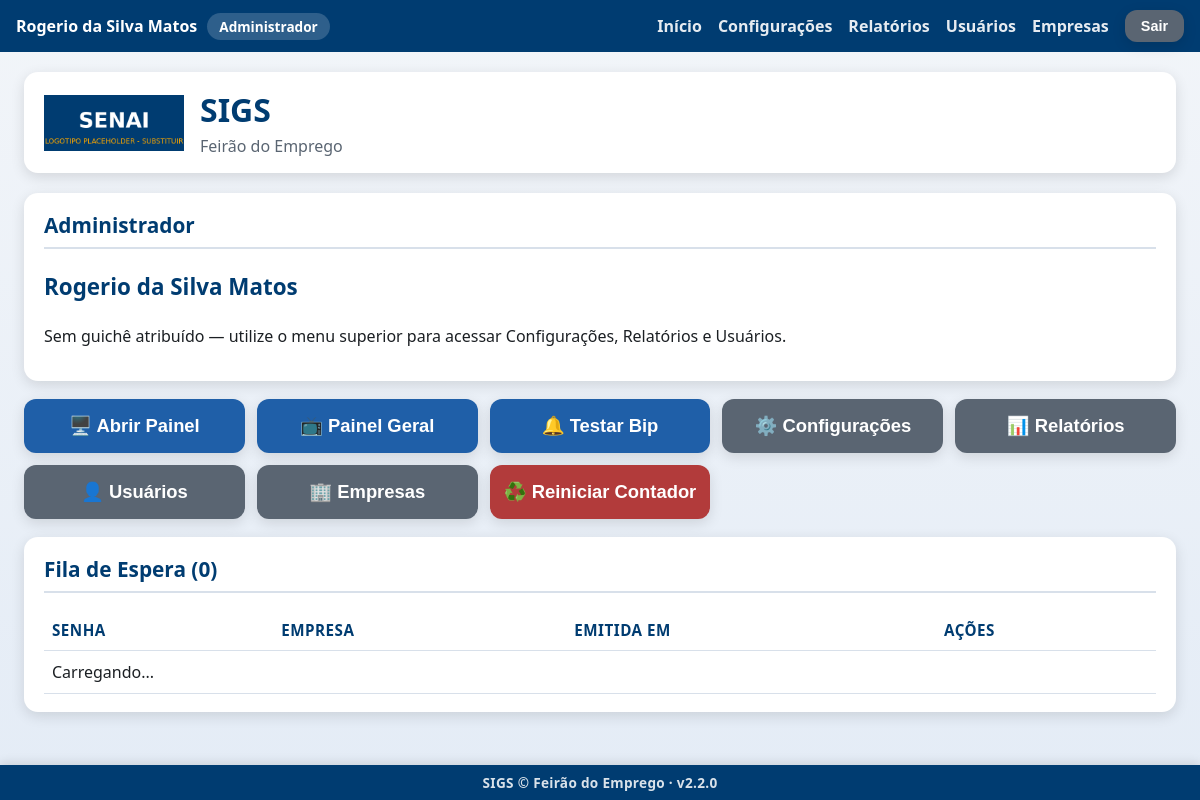
/ (signed in), run on the app's committed database.
### tables this page shows
CREATE TABLE usuarios (
            id INTEGER PRIMARY KEY AUTOINCREMENT,
            nome_completo TEXT NOT NULL,
            login TEXT NOT NULL UNIQUE,
            senha_hash TEXT NOT NULL,
            perfil TEXT NOT NULL DEFAULT 'atendente',
            ativo INTEGER NOT NULL DEFAULT 1,
            data_criacao TEXT NOT NULL,
            ultimo_login TEXT
        , empresa_id INTEGER REFERENCES empresas (id));

CREATE TABLE configuracoes (
                    chave TEXT PRIMARY KEY,
                    valor TEXT NOT NULL
                );

### app.py (the view)
@app.route("/")
@auth.login_required
def index():
    configuracoes = config_manager.obter_todas()
    usuario_sessao = auth.usuario_logado()
    empresa_recrutador = None
    if usuario_sessao and usuario_sessao.get("perfil") == PerfilUsuario.RECRUTADOR:
        empresa_id = usuario_sessao.get("empresa_id")
        if empresa_id:
            empresa_recrutador = database.obter_empresa_por_id(empresa_id)
    return render_template("index.html", config=configuracoes, empresa_recrutador=empresa_recrutador)

### app.py (called while the page is built)
@app.context_processor
def injetar_usuario_logado():
    usuario_sessao = auth.usuario_logado()
    identidade_empresa = None
    if usuario_sessao and usuario_sessao.get("perfil") == PerfilUsuario.RECRUTADOR:
        empresa_id = usuario_sessao.get("empresa_id")
        if empresa_id:
            empresa = database.obter_empresa_por_id(empresa_id)
            if empresa and (empresa.logo_path or empresa.cor_principal):
                identidade_empresa = {"logo_path": empresa.logo_path, "cor": empresa.cor_principal}
    return {
        "usuario_logado": usuario_sessao,
        "eh_admin": auth.eh_admin(),
        "sigs_versao": SIGS_VERSAO,
        "identidade_empresa": identidade_empresa,
    }

### auth.py (called while the page is built)
def usuario_logado() -> Optional[dict]:
    usuario_id = session.get(CHAVE_SESSAO_USUARIO_ID)
    if usuario_id is None:
        return None
    return {
        "id": usuario_id,
        "nome_completo": session.get(CHAVE_SESSAO_NOME),
        "login": session.get(CHAVE_SESSAO_LOGIN),
        "perfil": session.get(CHAVE_SESSAO_PERFIL),
        "guiche": session.get(CHAVE_SESSAO_GUICHE),
        "empresa_id": session.get(CHAVE_SESSAO_EMPRESA_ID),
        "empresa_nome": session.get(CHAVE_SESSAO_EMPRESA_NOME),
    }

def eh_admin() -> bool:
    return session.get(CHAVE_SESSAO_PERFIL) == PerfilUsuario.ADMIN

### config.py (called while the page is built)
    def _conectar(self) -> sqlite3.Connection:
        conexao = sqlite3.connect(str(DATABASE_PATH), timeout=10, check_same_thread=False)
        conexao.row_factory = sqlite3.Row
        return conexao

    def obter_todas(self) -> Dict[str, Any]:
        with self._conectar() as conexao:
            linhas = conexao.execute(f"SELECT chave, valor FROM {TABELA_CONFIGURACOES}").fetchall()
        resultado: Dict[str, Any] = {}
        for linha in linhas:
            chave, valor = linha["chave"], linha["valor"]
            if chave in CHAVES_INTEIRAS:
                try:
                    resultado[chave] = int(valor)
                except (TypeError, ValueError):
                    resultado[chave] = 0
            else:
                resultado[chave] = valor
        return resultado

### database.py (called while the page is built)
@contextmanager
def get_connection() -> Generator[sqlite3.Connection, None, None]:
    conexao = sqlite3.connect(str(DATABASE_PATH), timeout=10, check_same_thread=False)
    conexao.row_factory = sqlite3.Row
    conexao.execute("PRAGMA journal_mode = WAL")
    conexao.execute("PRAGMA foreign_keys = ON")
    try:
        yield conexao
    finally:
        conexao.close()

### templates/index.html (shortened to what this page needs)
{% extends "layout.html" %}
{% block conteudo %}
<div class="pagina">
    <header class="cabecalho">
        <img class="logo"
             src="{% if identidade_empresa and identidade_empresa.logo_path %}{{ url_for('static', filename=identidade_empresa.logo_path) }}{% else %}{{ url_for('static', filename='img/logo.png') }}{% endif %}"
             alt="Logo">
        <div class="titulo-evento">
            <h1>SIGS</h1>
            <p>{{ config.nome_evento }}</p>
        </div>
    </header>
    <main class="conteudo-principal">
        {% if usuario_logado.perfil == 'atendente' %}
        <section class="card card-identificacao">
            <h2>Atendente Logado</h2>
            <div class="identificacao-sessao">
                <div class="identificacao-item">
                    <span class="identificacao-label">Nome</span>
                    <span class="identificacao-valor">{{ usuario_logado.nome_completo }}</span>
                </div>
                <div class="identificacao-item">
                    <span class="identificacao-label">Guichê</span>
                    <span class="identificacao-valor">
                        {% if usuario_logado.guiche %}
                            {{ '%02d' | format(usuario_logado.guiche) }}
                        {% else %}
                            Nenhum guichê livre
                        {% endif %}
                    </span>
                </div>
            </div>
            {% if not usuario_logado.guiche %}
            <p class="mensagem-status erro">
                Todos os guichês estão ocupados no momento. Peça a um administrador para
                aumentar a quantidade de guichês em Configurações, ou aguarde a liberação de um guichê.
            </p>
            {% endif %}
        </section>
        {% else %}
        <section class="card card-identificacao">
            <h2>{{ 'Administrador' if eh_admin else 'Emissor de Senhas' }}</h2>
            <p class="identificacao-valor">{{ usuario_logado.nome_completo }}</p>
            {% if eh_admin %}
            <p>Sem guichê atribuído — utilize o menu superior para acessar
               Configurações, Relatórios e Usuários.</p>
            {% else %}
            <p>Sem guichê atribuído — este perfil apenas emite senhas para a
               fila; a chamada e o atendimento são feitos pelos usuários com
               perfil atendente ou recrutador.</p>
            {% endif %}
        </section>
        {% endif %}
        <section class="grade-botoes">
            {% set dia_finalizado = usuario_logado.perfil == 'recrutador' and empresa_recrutador and empresa_recrutador.atendimento_finalizado_em %}
            <button id="btn-abrir-painel" class="botao botao-secundario botao-grande">
                🖥️ Abrir Painel
            </button>
            <button id="btn-abrir-painel-geral" class="botao botao-secundario botao-grande">
                📺 Painel Geral
            </button>
            <button id="btn-testar-bip" class="botao botao-secundario botao-grande">
                🔔 Testar Bip
            </button>
            {% if eh_admin %}
            <button id="btn-configuracoes" class="botao botao-terciario botao-grande">
                ⚙️ Configurações
            </button>
            <button id="btn-relatorios" class="botao botao-terciario botao-grande">
                📊 Relatórios
            </button>
            <button id="btn-usuarios" class="botao botao-terciario botao-grande">
                👤 Usuários
            </button>
            <button id="btn-empresas" class="botao botao-terciario botao-grande">
                🏢 Empresas
            </button>
            <button id="btn-reiniciar" class="botao botao-alerta botao-grande">
                ♻️ Reiniciar Contador
            </button>
            {% endif %}
        </section>
        <section class="card card-fila">
            <h2>Fila de Espera (<span id="fila-total">0</span>)</h2>
            <table class="tabela-fila">
                <thead>
                    <tr>
                        <th>Senha</th>
                        <th>Empresa</th>
                        <th>Emitida em</th>
                        <th>Ações</th>
                    </tr>
                </thead>
                <tbody id="fila-corpo">
                    <tr><td colspan="4">Carregando...</td></tr>
                </tbody>
            </table>
        </section>
    </main>
</div>
{% endblock %}

### templates/layout.html (shortened to what this page needs)
<!DOCTYPE html>
<html lang="pt-BR">
<head>
    <link rel="stylesheet" href="{{ url_for('static', filename='css/style.css') }}">
</head>
<body>
    {% if usuario_logado %}
    <div class="barra-usuario">
        <span class="barra-usuario-info">
            {{ usuario_logado.nome_completo }}
            <span class="barra-usuario-perfil">
                {% if eh_admin %}Administrador
                {% elif usuario_logado.perfil == 'emissor' %}Emissor de Senhas
                {% elif usuario_logado.perfil == 'recrutador' %}Recrutador{% if usuario_logado.empresa_nome %} — {{ usuario_logado.empresa_nome }}{% endif %}
                {% else %}Atendente
                {% endif %}
            </span>
        </span>
        <span class="barra-usuario-acoes">
            <a href="{{ url_for('index') }}">Início</a>
            {% if eh_admin %}
                <a href="{{ url_for('configuracoes_tela') }}">Configurações</a>
                <a href="{{ url_for('relatorios_tela') }}">Relatórios</a>
                <a href="{{ url_for('usuarios_tela') }}">Usuários</a>
                <a href="{{ url_for('empresas_tela') }}">Empresas</a>
            {% elif usuario_logado.perfil == 'recrutador' %}
                <!-- Recrutador também acessa Relatórios (somente da própria
                     empresa — ver auth.admin_ou_recrutador_required e
                     relatorios_tela em app.py), mas não os demais itens do
                     menu administrativo. -->
                <a href="{{ url_for('relatorios_tela') }}">Relatórios</a>
            {% endif %}
            <form method="POST" action="{{ url_for('logout_tela') }}" class="form-logout">
                <button type="submit" class="botao botao-terciario botao-sair">Sair</button>
            </form>
        </span>
    </div>
    {% endif %}
    {% block conteudo %}{% endblock %}
    {% if request.endpoint != 'painel' %}
    <footer class="rodape-sigs">
        SIGS &copy; {{ config.nome_evento if config else 'SENAI' }} &middot; v{{ sigs_versao }}
    </footer>
    {% endif %}
</body>
</html>

### static/css/style.css (style rules this page uses)
:root { --cor-principal: #003C71; --cor-principal-clara: #1F5FA8; --cor-secundaria: #F4A300; --cor-fundo: #F2F5F9; --cor-texto: #1B1F23; --cor-branco: #FFFFFF; --cor-cinza-borda: #D8E0EA; --cor-sucesso: #2E7D32; --cor-erro: #C62828; --sombra-padrao: 0 4px 14px rgba(0, 0, 0, 0.12); --raio-borda: 14px; --transicao-padrao: all 0.25s ease-in-out; }
* { box-sizing: border-box; }
body { margin: 0; font-family: "Segoe UI", Arial, Helvetica, sans-serif; background: linear-gradient(180deg, var(--cor-fundo) 0%, #E4ECF6 100%); color: var(--cor-texto); }
.pagina { max-width: 1200px; margin: 0 auto; padding: 20px 24px; padding-bottom: 72px; }
.cabecalho { display: flex; align-items: center; gap: 16px; background: var(--cor-branco); border-radius: var(--raio-borda); box-shadow: var(--sombra-padrao); padding: 16px 20px; margin-bottom: 20px; }
.cabecalho .logo { height: 56px; width: auto; object-fit: contain; }
.titulo-evento h1 { margin: 0; font-size: 2rem; color: var(--cor-principal); }
.titulo-evento p { margin: 4px 0 0; color: #5A6572; font-size: 1rem; }
.conteudo-principal { display: flex; flex-direction: column; gap: 18px; }
.card { background: var(--cor-branco); border-radius: var(--raio-borda); box-shadow: var(--sombra-padrao); padding: 18px 20px; }
.card h2 { margin-top: 0; color: var(--cor-principal); font-size: 1.3rem; border-bottom: 2px solid var(--cor-cinza-borda); padding-bottom: 8px; }
.botao { border: none; border-radius: 12px; padding: 12px 16px; font-size: 1.1rem; font-weight: 700; cursor: pointer; transition: var(--transicao-padrao); box-shadow: var(--sombra-padrao); text-decoration: none; text-align: center; display: inline-flex; align-items: center; justify-content: center; gap: 8px; color: var(--cor-branco); }
.botao-grande { padding: 16px 14px; font-size: 1.15rem; }
.botao-secundario { background: var(--cor-principal-clara); }
.botao-terciario { background: #5A6572; }
.botao-alerta { background: #B23B3B; }
.grade-botoes { display: grid; grid-template-columns: repeat(auto-fit, minmax(220px, 1fr)); gap: 12px; }
.tabela-fila { width: 100%; border-collapse: collapse; margin-top: 10px; }
.tabela-fila th, .tabela-fila td { text-align: left; padding: 10px 8px; border-bottom: 1px solid var(--cor-cinza-borda); }
.tabela-fila th { color: var(--cor-principal); font-size: 0.95rem; text-transform: uppercase; letter-spacing: 0.5px; }
.barra-usuario { display: flex; flex-wrap: wrap; align-items: center; justify-content: space-between; gap: 10px; background: var(--cor-principal); color: var(--cor-branco); padding: 10px 16px; }
.barra-usuario-info { display: flex; align-items: center; gap: 10px; font-weight: 600; flex-wrap: wrap; }
.barra-usuario-perfil, .barra-usuario-guiche { background: rgba(255, 255, 255, 0.18); border-radius: 999px; padding: 4px 12px; font-size: 0.85rem; font-weight: 700; }
.barra-usuario-acoes { display: flex; align-items: center; gap: 16px; flex-wrap: wrap; }
.barra-usuario-acoes a { color: var(--cor-branco); text-decoration: none; font-weight: 600; opacity: 0.9; }
.form-logout { margin: 0; }
.botao-sair { padding: 8px 16px; font-size: 0.9rem; }
.identificacao-valor { font-size: 1.4rem; font-weight: 800; color: var(--cor-principal); }
.rodape-sigs { position: fixed; left: 0; right: 0; bottom: 0; z-index: 500; background: var(--cor-principal); color: rgba(255, 255, 255, 0.85); text-align: center; font-size: 0.85rem; font-weight: 600; letter-spacing: 0.3px; padding: 8px 12px; box-shadow: 0 -2px 10px rgba(0, 0, 0, 0.12); }

### data on the page
usuarios: nome_completo "Rogerio da Silva Matos"
configuracoes: nome_evento "Feirão do Emprego", valor "Feirão do Emprego"

### other printed values
{{ 'Administrador' if eh_admin else 'Emissor de Senhas' }} "Administrador"
{{ sigs_versao }} "2.2.0"
